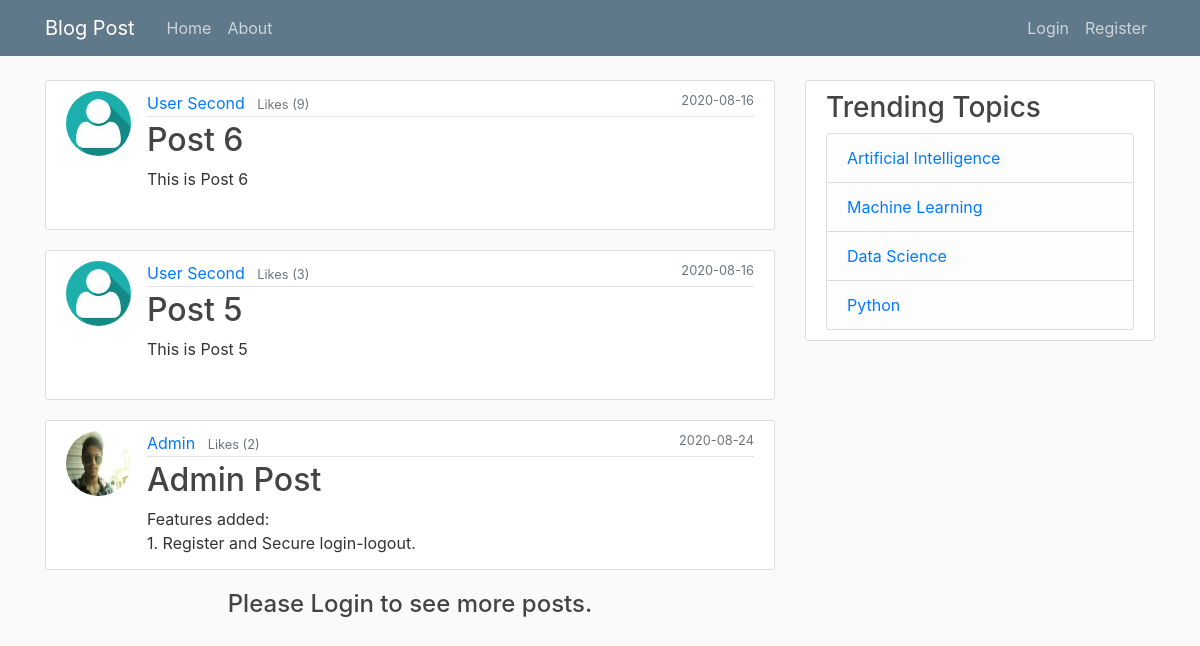
The page /home on the database its author committed.
### blog_post/models.py (models this page shows, shortened)
class SearchableMixin:
    @classmethod
    def search(cls, expression, page, per_page):
        ids, total = query_index(cls.__tablename__, expression, page, per_page)
        if total == 0:
            return cls.query.filter_by(id=0), 0
        return cls.query.filter(cls.id.in_(ids)).order_by(cls.date_posted.desc()), total

class Post(SearchableMixin, db.Model):
    __tablename__ = "post"
    __searchable__ = ['title', 'content']
    id = db.Column(db.Integer, primary_key=True)
    title = db.Column(db.String(20), nullable=False)
    content = db.Column(db.Text, nullable=False)
    date_posted = db.Column(db.DateTime, nullable=False, default=datetime.utcnow)
    user_id = db.Column(db.Integer, db.ForeignKey('user.id'), nullable=False)
    comment = db.relationship('Comment', backref='commented_post', lazy=True)
    likes = db.relationship('PostLikes', backref="post", lazy=True)
    categories = db.relationship('Category', secondary=categories, backref=db.backref('posts', lazy='dynamic'))

class User(db.Model, UserMixin):
    __tablename__ = "user"
    id = db.Column(db.Integer, primary_key=True)
    username = db.Column(db.String(20), unique=True, nullable=False)
    email = db.Column(db.String(120), unique=True, nullable=False)
    image_file = db.Column(db.String(20), nullable=False, default='default.jpg')
    password = db.Column(db.String(60), nullable=False)
    post = db.relationship('Post', backref='author', lazy=True, cascade="all, delete, delete-orphan")
    comment = db.relationship('Comment', backref='commented_user', lazy=True)
    liked = db.relationship('PostLikes', backref='user', lazy=True)
    followed = db.relationship(
        'User', secondary=followers,
        primaryjoin=(followers.c.follower_id == id),
        secondaryjoin=(followers.c.followed_id == id),
        backref=db.backref('followers', lazy='dynamic'), lazy='dynamic')

### blog_post/main/routes.py (the view)
@main.route("/", defaults={'cat_name': None})
@main.route("/home", defaults={'cat_name': None}, methods=['GET', 'POST'])
@main.route("/home/<string:cat_name>/", methods=['GET', 'POST'])
def home(cat_name):
    page = request.args.get('page', 1, type=int)
    if cat_name and not current_user.is_authenticated:
        flash("Please Login to see more results.", "info")
    elif cat_name:
        posts = Post.query.filter(Post.categories.any(Category.name == cat_name)).order_by(Post.date_posted.desc()). \
            paginate(page=page, per_page=int(current_app.config["PER_PAGE"]))
        return render_template('home.html', title=cat_name, posts=posts, cat=cat_name)
    if not current_user.is_authenticated:
        posts = Post.query.join(PostLikes).group_by(Post.id).order_by(func.count().desc()). \
            paginate(page=1, per_page=int(current_app.config["PER_PAGE"]))
    else:
        posts = current_user.followed_posts().order_by(Post.date_posted.desc()). \
            paginate(page=page, per_page=int(current_app.config["PER_PAGE"]))
    return render_template('home.html', title="Home", posts=posts, route_name='home')

### blog_post/main/routes.py (called while the page is built)
@main.before_app_request
def before_request():
    g.search_form = SearchForm()

### blog_post/templates/home.html
{% extends "layout.html" %}
{% block content %}
{% for post in posts.items %}
<article class="media content-section" style="height:150px;overflow:hidden;">
    <img class="rounded-circle article-img"
         src="{{ url_for('static', filename='profile_pics/' + post.author.image_file) }}">
    <div class="media-body">
        <div class="article-metadata">
            <a class="mr-2" href="{{ url_for('users.profile', username=post.author.username) }}">{{ post.author.username
                }}</a>
            <small class="text-muted">Likes ({{ (post.likes)|length }})</small>
            <small class="text-muted" style="float:right">{{ post.date_posted.strftime('%Y-%m-%d') }}</small>
        </div>
        <h2><a class="article-title" href="{{ url_for('posts.post', post_id=post.id) }}">{{ post.title }}</a></h2>
        <p class="article-content">{{ post.content }}</p>
    </div>
</article>
{% endfor %}
    {% if current_user.is_authenticated %}
        {% if q %}
            {% for page_num in posts.iter_pages(left_edge=1, right_edge=1, left_current=1, right_current=2) %}
                {% if page_num %}
                    {% if posts.page == page_num %}
                        <a class="btn btn-info mb-4" href="{{ url_for('main.'+route_name, page=page_num, q=q) }}">{{ page_num }} -1</a>
                    {% else %}
                        <a class="btn btn-outline-info mb-4" href="{{ url_for('main.'+route_name, page=page_num, q=q) }}">{{ page_num }} -2</a>
                    {% endif %}
                {% else %}
                    ...
                {% endif %}
            {% endfor %}
        {% else %}
            {% for page_num in posts.iter_pages(left_edge=1, right_edge=1, left_current=1, right_current=2) %}
                {% if page_num %}
                    {% if posts.page == page_num %}
                        <a class="btn btn-info mb-4" href="{{ url_for('main.'+route_name, page=page_num) }}">{{ page_num }}</a>
                    {% else %}
                        <a class="btn btn-outline-info mb-4" href="{{ url_for('main.'+route_name, page=page_num) }}">{{ page_num }}</a>
                    {% endif %}
                {% else %}
                    ...
                {% endif %}
            {% endfor %}
        {% endif %}
    {% else %}
        <h4 align="center"> Please Login to see more posts.</h4>
    {% endif %}
{% endblock content %}

### blog_post/templates/layout.html (shortened to what this page needs)
<!DOCTYPE html>
<html>
<head>
    <link rel="stylesheet" href="https://maxcdn.bootstrapcdn.com/bootstrap/4.0.0/css/bootstrap.min.css"
>
    <link rel="stylesheet" type="text/css" href="{{ url_for('static', filename='main.css') }}">
</head>
<body>
<header class="site-header">
    <nav class="navbar navbar-expand-md navbar-dark bg-steel fixed-top">
        <div class="container">
            <a class="navbar-brand mr-4" href="/">Blog Post</a>
            <div class="collapse navbar-collapse" id="navbarToggle">
                <div class="navbar-nav mr-auto">
                    <a class="nav-item nav-link" href="{{ url_for('main.home') }}">Home</a>
                    <a class="nav-item nav-link" href="{{ url_for('main.about') }}">About</a>
                </div>
            </div>
            <div class="navbar-nav">
                {% if current_user.is_authenticated %}
                <a class="nav-item nav-link" href="{{ url_for('posts.new_post') }}">New Post</a>
                <a class="nav-item nav-link" href="{{ url_for('users.profile', username=current_user.username) }}">Profile</a>
                <a class="nav-item nav-link" href="{{ url_for('users.logout') }}">Logout</a>
                {% else %}
                <a class="nav-item nav-link" href="{{ url_for('users.login') }}">Login</a>
                <a class="nav-item nav-link" href="{{ url_for('users.register') }}">Register</a>
                {% endif %}
            </div>
        </div>
    </nav>
</header>
<main role="main" class="container">
    <div class="row">
        <div class="col-md-8">
            {% block content %}{% endblock content %}
        </div>
        <div class="col-md-4">
            <div class="content-section">
                <h3>Trending Topics</h3>
                <ul class="list-group">
                    <li class="list-group-item list-group-item-light"><a
                            href="{{ url_for('main.home', cat_name='AI') }}">Artificial Intelligence</a></li>
                    <li class="list-group-item list-group-item-light"><a
                            href="{{ url_for('main.home', cat_name='ML') }}">Machine Learning</a></li>
                    <li class="list-group-item list-group-item-light"><a
                            href="{{ url_for('main.home', cat_name='DS') }}">Data Science</a></li>
                    <li class="list-group-item list-group-item-light"><a
                            href="{{ url_for('main.home', cat_name='PY') }}">Python</a></li>
                </ul>
            </div>
        </div>
    </div>
</main>
</body>
</html>

### blog_post/static/main.css (style rules this page uses)
body { background: #fafafa; color: #333333; margin-top: 5rem; }
h1, h2, h3, h4, h5, h6 { color: #444444; }
.bg-steel { background-color: #5f788a; }
.site-header .navbar-nav .nav-link { color: #cbd5db; }
.content-section { background: #ffffff; padding: 10px 20px; border: 1px solid #dddddd; border-radius: 3px; margin-bottom: 20px; }
.article-title { color: #444444; }
.article-content { white-space: pre-line; }
.article-img { height: 65px; width: 65px; margin-right: 16px; }
.article-metadata { padding-bottom: 1px; margin-bottom: 4px; border-bottom: 1px solid #e3e3e3 }

### rows shown on the page
Post: image_file (picture), author.username "User Second", likes "9", date_posted "2020-08-16", title "Post 6", content "This is Post 6"
Post: image_file (picture), author.username "User Second", likes "3", date_posted "2020-08-16", title "Post 5", content "This is Post 5"
Post: image_file (picture), author.username "Admin", likes "2", date_posted "2020-08-24", title "Admin Post", content "Features added: 1. Register and Secure login-logout.…"
